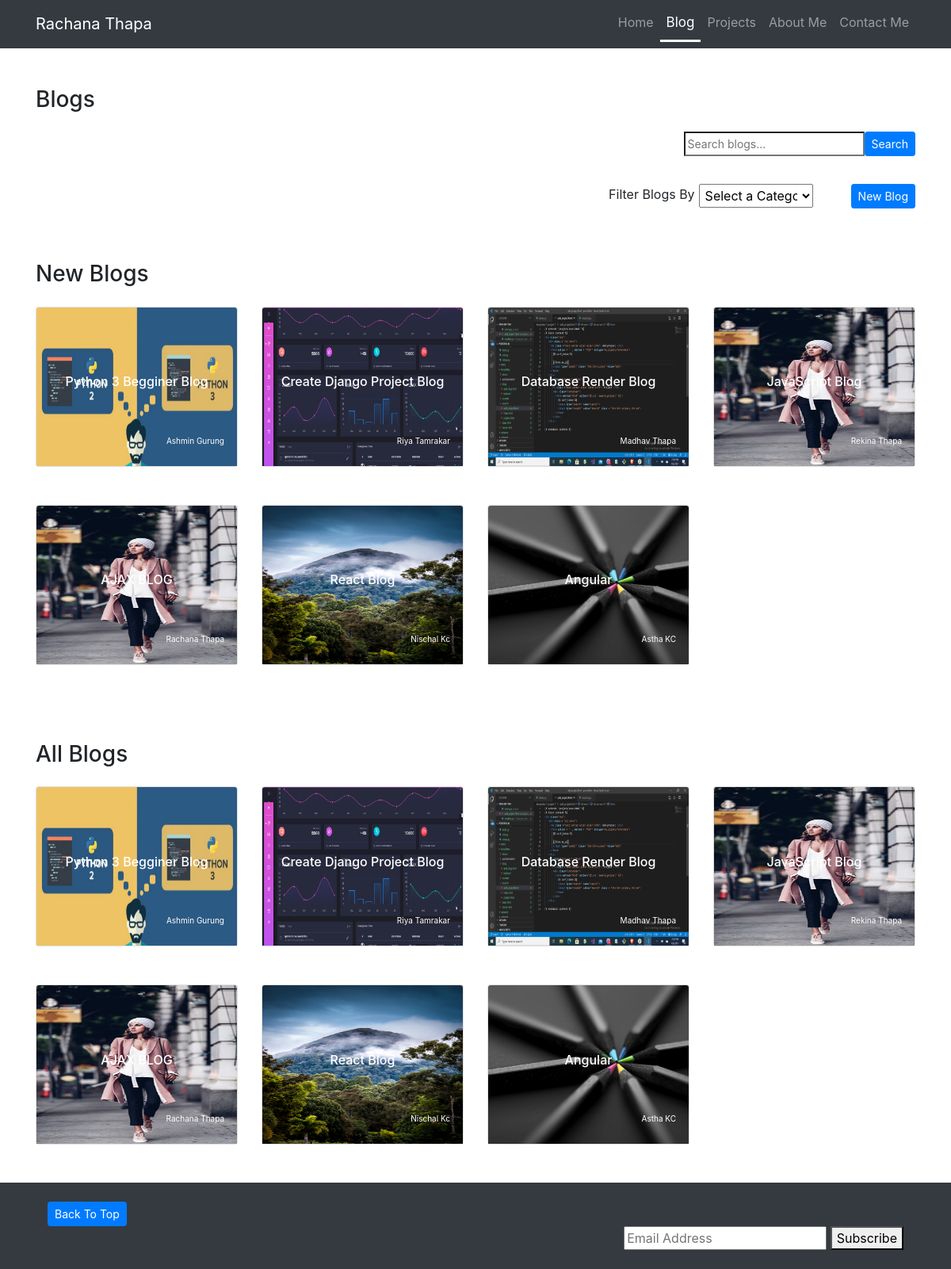
Screenshot of /blog/ with the database file from the repository.
### blog/models.py (models this page shows, shortened)
class Blog(models.Model):
    title =models.CharField(null=False,max_length=100)
    image_file = models.ImageField(upload_to='pictures/', null = True)
    author = models.CharField(null = False, max_length = 50)
    description = models.TextField(null = False, max_length = 200)
    is_popular = models.BooleanField(null=False)
    created_at = models.DateTimeField(auto_now=True)
    updated_at = models.DateTimeField(auto_now=True)
    category = models.ForeignKey(BlogCategory, on_delete=models.CASCADE)
    class Meta:
        ordering = ('-created_at',)
        verbose_name = 'Blog'
        verbose_name_plural = 'Blogs'

### blog/views.py (the view, shortened to what this page needs)
# urls.py: path('', views.list_blog, name='list_blog'),
def list_blog(request):
    if request.method =='GET':
        blogs = Blog.objects.all()
        new_blogs =Blog.objects.all().order_by('-created_at')
        context = {
            'blogs': blogs,
            'new_blogs':new_blogs,
            'categories':BlogCategory.objects.all()
        }
        return render(request, 'blog/list.html', context)

### templates/blog/list.html (shortened to what this page needs)
{% extends 'base.html' %}
{% load static%}
{% block content %}
<div class="row">
  <div class="col-md-12 col-xl-12 col-sm-12 col-xs-12 ">
    <h3 class="mt-5 mb-4"> Blogs</h3>
    <form action="{% url 'search_blog' %}" method="POST">
      <div class="form-group text-right" style="display:flex;justify-content: flex-end;align-items: flex-end; flex-direction: row;">
          <input type="search" name="search" placeholder="Search blogs..." style="font-size:14px;padding:3px;">
          <input class="btn btn-primary btn-sm" type="submit" value="Search">
      </div>
    </form>
      <form method="POST" action="{% url 'list_blog' %}" class="text-right mt-3" id="filter-form">
        <div class="form-group pt-3" style="display: flex; justify-content: flex-end;align-items: center;" >
          <label for="blog-category" class="mt-1">Filter Blogs  By </label>
          <select name="blog-category" id="blog-category" style="width:12vw;padding:3px; margin-left: 5px;">
            <option value="default">Select a Category</option>
          </select>
          <a href="{% url 'add_blog' %}" class="btn btn-primary btn-sm ml-5">New Blog</a>
        </div>
      </form>
  </div>
</div>
{% if results %}
  <div class="row">
      <div class="col-md-12 col-xl-12 col-sm-12 col-xs-12">
          <p class="text-dark  mb-5 ">List of blogs that matched with <span class="text-primary">'{{search}}'</span>...</p>
      </div>
      {% for blog in results %}
      <div class="col-md-3 col-xl-3 col-sm-6 col-xs-12 mb-5">
        <div class="card img-fluid">
          <img class="card-img-top" src="/uplaods/{{blog.image_file}}" alt="Card image" style="width:100%; height:200px;">
            <div class="card-img-overlay" style="display: flex; justify-content: center;align-items: center;flex-direction: column; color:#fff;">
        <h6 class="card-title">{{blog.title}}</h6>
              <p style=" position: absolute;bottom: 8px;right: 16px;font-size: 10px;">{{blog.author}}</p>
            </div>
        </div>
    </div>
      {% endfor %}
  </div>
{% else %}
{% if filtered_blogs %}
    <div class="row">
      <div class="col-md-12 col-xl-12">
          <p class="text-dark mb-4">
            List of blogs under <span class="text-primary text-capitalize">'{{blogcat.category_name}}' ... </span>
          </p>
      </div>
      {% for blog in filtered_blogs %}
      <div class="col-md-3 col-xl-3 col-sm-6 col-xs-12 mb-5">
        <div class="card img-fluid">
          <img class="card-img-top" src="/uplaods/{{blog.image_file}}" alt="Card image" style="width:100%; height:200px;">
            <div class="card-img-overlay" style="display: flex; justify-content: center;align-items: center;flex-direction: column; color:#fff;">
        <h6 class="card-title">{{blog.title}}</h6>
              <p style=" position: absolute;bottom: 8px;right: 16px;font-size: 10px;">{{blog.author}}</p>
            </div>
        </div>
      </div>
      {% endfor %}
    </div>
{% else %}
<div class="row">
  <div class="col-md-12 col-xl-12 col-sm-12 col-xs-12 ">
    <h3 class="mt-5 mb-4">New Blogs</h3>
  </div>
  {% if new_blogs %}
  {% for blog in new_blogs%}
  <div class="col-md-3 col-xl-3 col-sm-6 col-xs-12 mb-5">
    <div class="card img-fluid">
          <img class="card-img-top" src="/uplaods/{{blog.image_file}}" alt="Card image" style="width:100%; height:200px;">
      <div class="card-img-overlay" style="display: flex; justify-content: center;align-items: center;flex-direction: column; color:#fff;">
        <h6 class="card-title">{{blog.title}}</h6>
        <p style=" position: absolute;bottom: 8px;right: 16px;font-size: 10px;">{{blog.author}} </p>
      </div>
    </div>
  </div>
    {% endfor %}
    {% else %}
        <div class="col-md-3 col-xl-3 col-sm-6 col-xs-12 mb-5">
          <p class="text-danger text-center">* No new blog found!</p>
        </div>
    {% endif %}
</div>
<div class="row">
  <div class="col-md-12 col-xl-12 col-sm-12 col-xs-12 ">
    <h3 class="mt-5 mb-4">All Blogs</h3>
  </div>
{% if blogs %}
{% for blog in blogs %}
<div class="col-md-3 col-xl-3 col-sm-6 col-xs-12 mb-5">
    <div class="card img-fluid">
      <img class="card-img-top" src="/uplaods/{{blog.image_file}}" alt="Card image" style="width:100%; height:200px;">
        <div class="card-img-overlay" style="display: flex; justify-content: center;align-items: center;flex-direction: column; color:#fff;">
        <h6 class="card-title">{{blog.title}}</h6>
          <p style=" position: absolute;bottom: 8px;right: 16px;font-size: 10px;">{{blog.author}}</p>
        </div>
    </div>
</div>
{% endfor %}
{% else  %}
<div class="col-md-3 col-xl-3 col-sm-6 col-xs-12 mb-5">
  <p class="text-danger text-center">* No blog found!</p>
</div>
{% endif %}
</div>
{% endif %}
{% endif %}
{% endblock %}

### templates/base.html (shortened to what this page needs)
{% load static %}
<!DOCTYPE html>
<html lang="en">
<head>
  <link rel="stylesheet" href="https://maxcdn.bootstrapcdn.com/bootstrap/4.5.2/css/bootstrap.min.css">
  <link rel="stylesheet"  href="{%  static  'css/style.css'  %}">
  <link href="https://cdn.jsdelivr.net/npm/select2@4.1.0-beta.1/dist/css/select2.min.css" rel="stylesheet" />
</head>
<body>
    <nav class="navbar navbar-expand-lg navbar-dark bg-dark">
      <div class="container">
          <a class="navbar-brand" href="#">Rachana Thapa</a>
        <div class="collapse navbar-collapse" id="navbarSupportedContent">
          <ul class="navbar-nav ml-auto">
            <li class="nav-item " >
              <a class="nav-link" href="{% url 'home_page' %}">Home <span class="sr-only">(current)</span></a>
            </li>
            <li class="nav-item{% ifequal request.path '/blog/'%} active {% endifequal%}" {% if request.path == '/blog/' %}style=" float: left; display: block;color: black;text-align: center;text-decoration: none;font-size: 17px;border-bottom: 3px solid transparent;border-bottom: 3px solid rgb(255, 255, 255);"{% endif %}>
              <a class="nav-link" href="{% url 'list_blog' %}">Blog</a>
            </li>
                  <li class="nav-item ">
              <a class="nav-link" href="{% url 'list_project' %}">Projects</a>
            </li>
            <li class="nav-item " >
              <a class="nav-link" href="{% url 'about_me' %}">About Me</a>
            </li>
            <li class="nav-item " >
              <a class="nav-link" href="{% url 'contact_me' %}">Contact Me</a>
            </li>
          </ul>
        </div>
      </div>
</nav>
<div class="container">
  {% block content %}
  {% endblock content%}
</div>
<footer class="bg-dark">
  <div class="container">
    <div class="col-md-12 col-xl-12 ">
      <button onclick="topFunction()" class="mt-4 btn btn-primary btn-sm" title="Go to top">Back To Top</button>
    </div>
    <form action="{% url 'subscribe_form' %}" method="POST" autocomplete="off" >
      <div class="col-md-12 col-xl-12 text-right pb-4">
          <input type="text" placeholder="Email Address" id="email" name = "email" required>
          <button type="submit">Subscribe</button>
      </div>
    </div>
</footer>

### rows the page displays
Blog: image_file (picture), title "Python 3 Begginer Blog", author "Ashmin Gurung"
Blog: image_file (picture), title "Create Django Project Blog", author "Riya Tamrakar"
Blog: image_file (picture), title "Database Render Blog", author "Madhav Thapa"
Blog: image_file (picture), title "JavaScript Blog", author "Rekina Thapa"
Blog: image_file (picture), title "AJAX BLOG", author "Rachana Thapa"
Blog: image_file (picture), title "React Blog", author "Nischal Kc"
Blog: image_file (picture), title "Angular", author "Astha KC"
